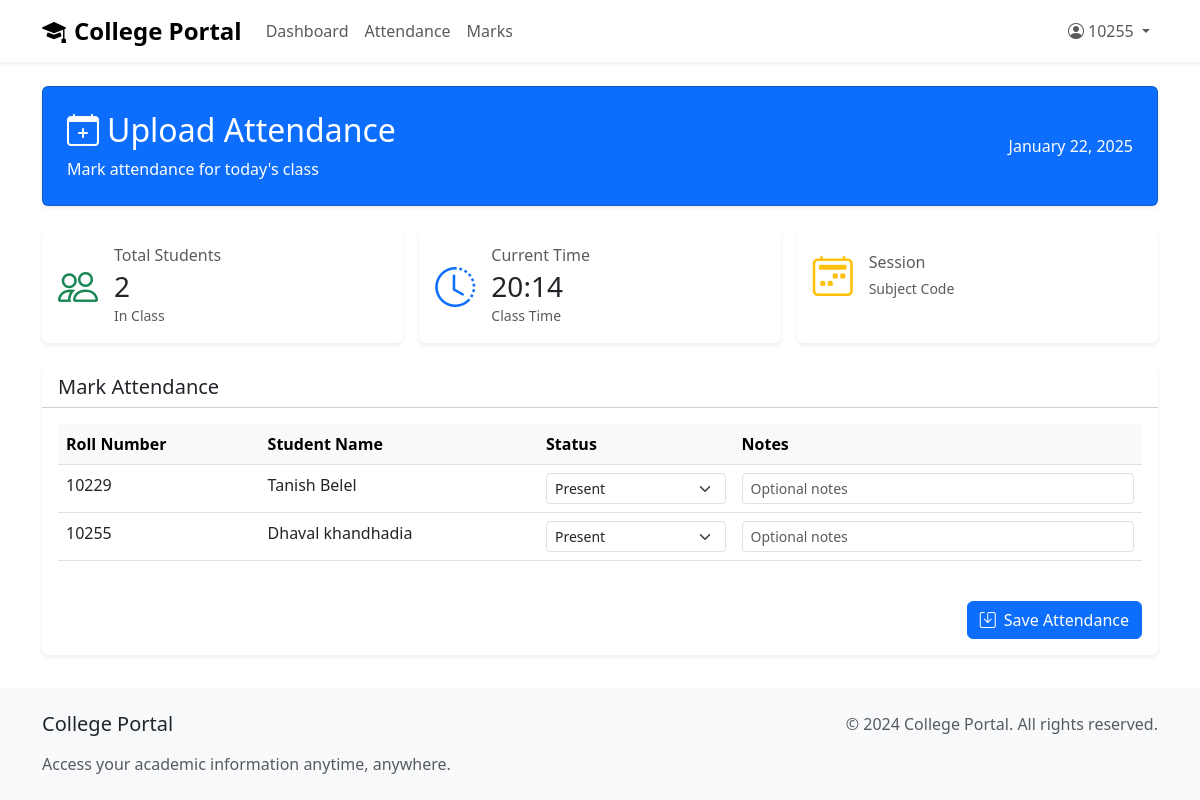
The app's page /manage-attendance/ (signed in) with its own data.
### main/models.py (models this page shows, shortened)
class Student(models.Model):
    user = models.OneToOneField(User, on_delete=models.CASCADE)
    roll_number = models.CharField(max_length=20)

### main/views.py (the view, shortened to what this page needs)
# urls.py: path('manage-attendance/', manage_attendance, name='manage_attendance'),
@login_required
def manage_attendance(request):
    subject = Subject.objects.first()  # Or get it based on your logic
    students = Student.objects.all().order_by('roll_number')
    context = {
        'subject': subject,
        'students': students,
    }
    return render(request, 'updateattendance.html', context)

### main/templates/updateattendance.html (shortened to what this page needs)
{% extends 'base.html' %}
{% block start %}
<main class="py-4">
    <div class="container">
        <div class="row mb-4">
            <div class="col-12">
                <div class="card bg-primary text-white shadow-sm">
                    <div class="card-body p-4">
                        <div class="row align-items-center">
                            <div class="col-md-6">
                                <h2 class="card-title mb-0">
                                    <i class="bi bi-calendar-plus me-2"></i>Upload Attendance
                                </h2>
                                <p class="mt-2 mb-0">Mark attendance for today's class</p>
                            </div>
                            <div class="col-md-6">
                                <div class="text-md-end mt-3 mt-md-0">
                                    <p class="mb-0">{% now "F d, Y" %}</p>
                                </div>
                            </div>
                        </div>
                    </div>
                </div>
            </div>
        </div>
        <div class="row g-3 mb-4">
            <div class="col-md-4">
                <div class="card border-0 shadow-sm h-100">
                    <div class="card-body">
                        <div class="d-flex align-items-center">
                            <div class="flex-shrink-0">
                                <i class="bi bi-people text-success fs-1"></i>
                            </div>
                            <div class="flex-grow-1 ms-3">
                                <h6 class="text-muted mb-1">Total Students</h6>
                                <h3 class="mb-0">{{ students|length }}</h3>
                                <small class="text-muted">In Class</small>
                            </div>
                        </div>
                    </div>
                </div>
            </div>
            <div class="col-md-4">
                <div class="card border-0 shadow-sm h-100">
                    <div class="card-body">
                        <div class="d-flex align-items-center">
                            <div class="flex-shrink-0">
                                <i class="bi bi-clock-history text-primary fs-1"></i>
                            </div>
                            <div class="flex-grow-1 ms-3">
                                <h6 class="text-muted mb-1">Current Time</h6>
                                <h3 class="mb-0">{% now "H:i" %}</h3>
                                <small class="text-muted">Class Time</small>
                            </div>
                        </div>
                    </div>
                </div>
            </div>
            <div class="col-md-4">
                <div class="card border-0 shadow-sm h-100">
                    <div class="card-body">
                        <div class="d-flex align-items-center">
                            <div class="flex-shrink-0">
                                <i class="bi bi-calendar2-week text-warning fs-1"></i>
                            </div>
                            <div class="flex-grow-1 ms-3">
                                <h6 class="text-muted mb-1">Session</h6>
                                <small class="text-muted">Subject Code</small>
                            </div>
                        </div>
                    </div>
                </div>
            </div>
        </div>
        <div class="row">
            <div class="col-12">
                <div class="card border-0 shadow-sm">
                    <div class="card-header bg-white">
                        <h5 class="card-title mb-0">Mark Attendance</h5>
                    </div>
                    <div class="card-body">
                        <form method="POST">
                            <div class="table-responsive">
                                <table class="table table-hover">
                                    <thead class="table-light">
                                        <tr>
                                            <th>Roll Number</th>
                                            <th>Student Name</th>
                                            <th>Status</th>
                                            <th>Notes</th>
                                        </tr>
                                    </thead>
                                    <tbody>
                                        {% for student in students %}
                                        <tr>
                                            <td>{{ student.roll_number }}</td>
                                            <td>{{ student.user.first_name }} {{ student.user.last_name }}</td>
                                            <td>
                                                <select name="attendance_{{ student.id }}" class="form-select form-select-sm">
                                                    <option value="present">Present</option>
                                                </select>
                                            </td>
                                            <td>
                                                <input type="text" name="notes_{{ student.id }}" class="form-control form-control-sm" placeholder="Optional notes">
                                            </td>
                                        </tr>
                                        {% empty %}
                                        <tr>
                                            <td colspan="4" class="text-center text-muted">
                                                No students found in this class.
                                            </td>
                                        </tr>
                                        {% endfor %}
                                    </tbody>
                                </table>
                            </div>
                            <div class="d-flex justify-content-end mt-4">
                                <button type="submit" class="btn btn-primary">
                                    <i class="bi bi-save me-2"></i>Save Attendance
                                </button>
                            </div>
                        </form>
                    </div>
                </div>
            </div>
        </div>
    </div>
</main>
{% endblock %}

### main/templates/base.html (shortened to what this page needs)
<!DOCTYPE html>
<html lang="en">
<head>
    <link href="https://cdn.jsdelivr.net/npm/bootstrap@5.3.0/dist/css/bootstrap.min.css" rel="stylesheet">
    <link rel="stylesheet" href="https://cdn.jsdelivr.net/npm/bootstrap-icons@1.11.2/font/bootstrap-icons.css">
</head>
<body>
    <nav class="navbar navbar-expand-lg navbar-light bg-white shadow-sm">
        <div class="container">
            <a class="navbar-brand" href="/">
                <i class="bi bi-mortarboard-fill me-2"></i>College Portal
            </a>
            <div class="collapse navbar-collapse" id="navbarNav">
                <ul class="navbar-nav me-auto">
                    <li class="nav-item">
                        <a class="nav-link" href="/dashboard/">Dashboard</a>
                    </li>
                    <li class="nav-item">
                        <a class="nav-link" href="/attendance/">Attendance</a>
                    </li>
                    <li class="nav-item">
                        <a class="nav-link" href="/marks/">Marks</a>
                    </li>
                </ul>
                <ul class="navbar-nav">
                    {% if user.is_authenticated %}
                        <li class="nav-item dropdown">
                            <a class="nav-link dropdown-toggle" href="#" role="button" data-bs-toggle="dropdown">
                                <i class="bi bi-person-circle me-1"></i>{{ user.username }}
                            </a>
                        </li>
                    {% endif %}
                </ul>
            </div>
        </div>
    </nav>
            {% block start %}
            {% endblock %}
    <footer class="py-4 bg-light mt-auto">
        <div class="container">
            <div class="row">
                <div class="col-md-6">
                    <h5 class="mb-3">College Portal</h5>
                    <p class="text-muted mb-0">Access your academic information anytime, anywhere.</p>
                </div>
                <div class="col-md-6 text-md-end">
                    <p class="mb-0 text-muted">&copy; 2024 College Portal. All rights reserved.</p>
                </div>
            </div>
        </div>
    </footer>
</body>
</html>

### main/templates/base.html (style rules this page uses)
body { min-height: 100vh; display: flex; flex-direction: column; }
.navbar-brand { font-weight: bold; font-size: 1.5rem; }
.nav-link { font-weight: 500; }
main { flex: 1; }

### records on screen
Student: roll_number "10229", user.first_name "Tanish", user.last_name "Belel", id "Present"
Student: roll_number "10255", user.first_name "Dhaval", user.last_name "khandhadia", id "Present"

### other values on screen
{{ user.username }} "10255"
{{ students|length }} "2"
